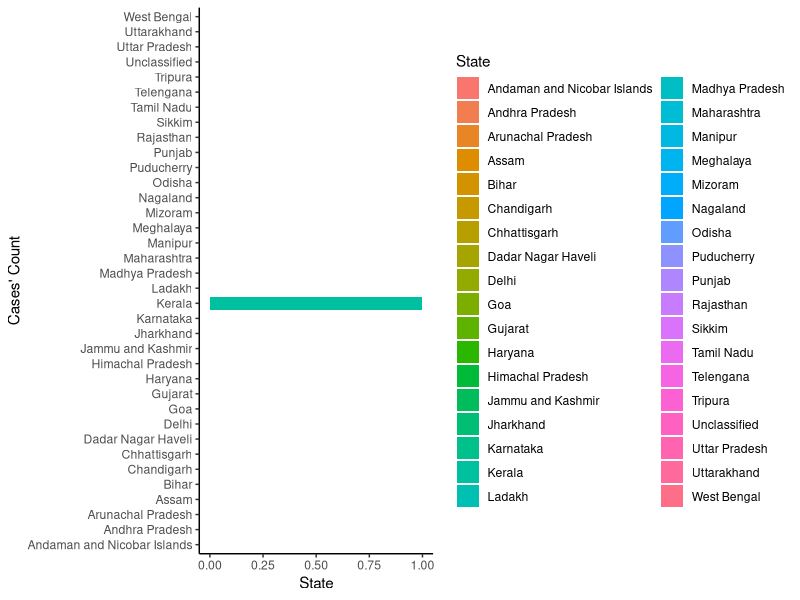

Source code (R): (Note: this script raises an error after producing the figure.)
# Setting the working directory
setwd("~/Documents/COVID-19-India/india-today")

# visualization on map
library(dplyr)
library(rlist)
library(ggplot2)



## TO PLOT COUNTRIES
# generating List of countries
confTemp <- read.csv("cleaned/time_series_19-covid-Confirmed.csv")

conf <- confTemp[c(33,nrow(confTemp):34, 32:1),]
# View(conf)



###  Steps
# 1. plot bar graph for col1 of cases --->  col2 of table
ggplot(data = conf, aes(x = conf[,1], y = conf[,2])) +
  geom_bar(aes(fill = State), stat = "identity") +
  theme(legend.position = "none") +
  xlab("Cases' Count") + ylab("State") +
  theme_classic()  +
  coord_flip()

# 2. make a fun to plot for col no. n
# 3. Plot till date

#####################################################################
#                             Function                              #
#####################################################################

#visualize_on_barPlot(conf, "PLOTS/maps/pngs/ever", index = 1)

# MAIN : for visualization
visualize_on_barPlot <- function(df, Path, index = 2) {
  get(df) -> Affected
  
  
  ### for testing purpose ###
  #Affected = conf
  
  ##########################################
  
  # storing column names
  columns <- colnames(Affected)
  
  day = 1:length(columns)
  d = as.Date("29/01/2020", format(c("%d/%m/%Y")))
  date = as.character((day + d), format(c("%d/%m/%Y")))
  
  
  i = index # passed index
  for (col in i:length(columns)) {
    ggplot(data = conf, aes(x = conf[,1], y = conf[,col])) +
      geom_bar(aes(fill = State), stat = "identity") +
      theme(legend.position = "none") +
      xlab("Cases' Count") + ylab("State") +
      theme_classic()  +
      coord_flip()
    
    
    pic = paste("pic",i+1, sep = "")
    imageName = paste(pic,"png", sep = ".")
    
    ggsave(path = Path, filename = imageName, width = 16, height = 9, scale = 1)
  }
  
  # 1. plot bar graph for col1 of cases --->  col2 of table
  
  
  
  
  
  
  # head(myList)
  # generating plots, datewise
  i = index
  while(T) {
    if(i>length(myList)){ # length(myList)
      print("Stoppppppp!!!!!!!!!!!!!!!!")
      break
    }
    
    affected.Today = as.data.frame(myList[i])
    row.names(affected.Today) <- NULL
    
    
    # renaming the countries as per their standered name
    Countries <- as.character(affected.Today$Country.Region)
    Countries.levels <- as.character(levels(affected.Today$Country.Region))
    Countries[Countries %in% "United States"] = "USA"
    Countries[Countries %in% "United Kingdom"] = "UK"
    Countries[Countries %in% "North Macedonia"] = "Macedonia"
    Countries.levels[Countries.levels %in% "United States"] = "USA"
    Countries.levels[Countries.levels %in% "United Kingdom"] = "UK"
    Countries.levels[Countries.levels %in% "North Macedonia"] = "Macedonia"
    
    
    if(length(Countries[Countries %in% "Saint Vincent and the Grenadines"]) != 0){
      Countries[Countries %in% "Saint Vincent and the Grenadines"] = "Saint Vincent"
      Countries.levels[Countries.levels %in% "Saint Vincent and the Grenadines"] = "Saint Vincent"
      
      Countries = c(Countries, "Grenadines")
      Countries.levels = c(Countries.levels, "Grenadines")
    }
    if(length(Countries[Countries %in% "Antigua and Barbuda"]) != 0){
      Countries[Countries %in% "Antigua and Barbuda"] = "Antigua"
      Countries.levels[Countries.levels %in% "Antigua and Barbuda"] = "Antigua"
      
      Countries = c(Countries, "Barbuda")
      Countries.levels = c(Countries.levels, "Barbuda")
    }
    if(length(Countries[Countries %in% "Trinidad and Tobago"]) != 0){
      Countries[Countries %in% "Trinidad and Tobago"] = "Trinidad"
      Countries.levels[Countries.levels %in% "Trinidad and Tobago"] = "Trinidad"
      
      Countries = c(Countries, "Tobago")
      Countries.levels = c(Countries.levels, "Tobago")
    }
    
    Countries = factor(c(Countries), levels = c(Countries.levels))
    #################################
    
    
    to_append <- data.frame(
      rank = 1:length(Countries),
      country = Countries
    )
    
    ############################################################################################
    
    
    # getting world map
    map.world <- map_data("world")
    
    
    map.world_joined <- left_join(map.world, to_append, by = c('region' = 'country'))
    map.world_joined <- map.world_joined %>% mutate(fill_flg = ifelse(is.na(rank),F,T))
    
    
    ##################################################
    ## list of countries that can't be plotted
    listIsolated <- function() {
      log = NULL
      for (r in to_append$rank) {
        
        x = map.world[which(map.world$rank == r),"fill_flg"] & T
        l = T
        for (t in 1:length(x)) {
          if(t==1) {
            l = x[t]
          } else {
            l = l & x[t] 
          }
        }
        
        if(length(l) == 0)
          log = c(log, r)
      }
      
      return(to_append[which(to_append$rank %in% log),'country'])
    }
    temp = as.character(listIsolated())
    #print(temp)
    
    # go above and manually add them to plot list
    ##################################################
    
    # countries/locations affected by coronavirus
    ggplot() +
      geom_polygon(data = map.world_joined, aes(x = long, y = lat, group = group, fill = fill_flg), color = "#252525") +
      geom_point(data = affected.Today, aes(x = Long, y = Lat), color = "white") +
      scale_fill_manual(values = c("#414141","#af0404")) +
      labs(title = "2019-nCoV",
           subtitle = date[i],
           caption = "by @ravi") +
      
      theme(text = element_text(family = "Gill Sans", color = "#FFFFFF")
            ,panel.background = element_rect(fill = "#252525")
            ,plot.background = element_rect(fill = "#252525")
            ,panel.grid = element_blank()
            ,plot.title = element_text(size = 20, face = "bold", color = "#ff0000", hjust = 0.5)
            ,plot.subtitle = element_text(size = 25, family = "Courier", face = "bold", hjust = 0.5)
            ,plot.caption = element_text(size = 15, family = "Bookman", face = "italic", hjust = 0.9)
            ,axis.text = element_blank()
            ,axis.title = element_blank()
            ,axis.ticks = element_blank()
            ,legend.position = "none"
      )
    
    ##########################################################################################
    
    
    pic = paste("pic",i+1, sep = "")
    imageName = paste(pic,"png", sep = ".")
    
    ggsave(path = Path, filename = imageName, width = 16, height = 9, scale = 1)
    i = i+1
  }
}

#####################################################################
# index 90   --->   20th April: 91.png

## Generates map plots from the given index (day number) till today.
newDay = 100
visualize_on_map("ever.Affected", "PLOTS/maps/pngs/ever", index = newDay)    # pass index also to plot map(s) from index-th day
visualize_on_map("highly.Affected", "PLOTS/maps/pngs/highly", index = newDay)  # by default index is 1
